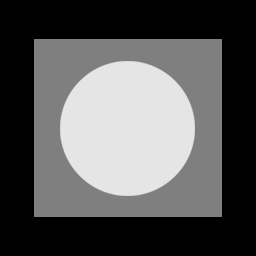
%> input picture 04 - Restauração de imagens/original_pattern.tif, 256 x 256 px
$ octave atividade7.m   (GNU Octave 9; MATLAB toolbox functions it lacks are replaced by stand-ins)
%> lines starting %> are read from the running program, lines starting %| are printed output that depends on the picture
% limpar
clear; clc; close all;
% carregar imagem original
I = imread('original_pattern.tif');
%> I is the input picture: size 256x256 uint8; min 0, max 229, mean 87.1
% exibir a imagem original
figure, imshow(I),title('Imagem original - Fig. 5.3');
% aplicar ruído gaussiano
G = imnoise(I,'gaussian',0,0.01);
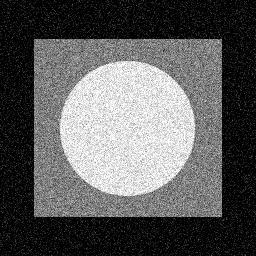
%> G: size 256x256 uint8; min 0, max 255, mean 91.5
% exibir a imagem com ruído gaussiano
figure, imshow(G,[]),title('Imagem com ruído gaussiano');
% exibir histograma da imagem com ruído gaussiano
figure, imhist(G),title('Histograma da imagem com ruído gaussiano');
%> after `title('Histograma da imagem com ruído gaussiano')`:
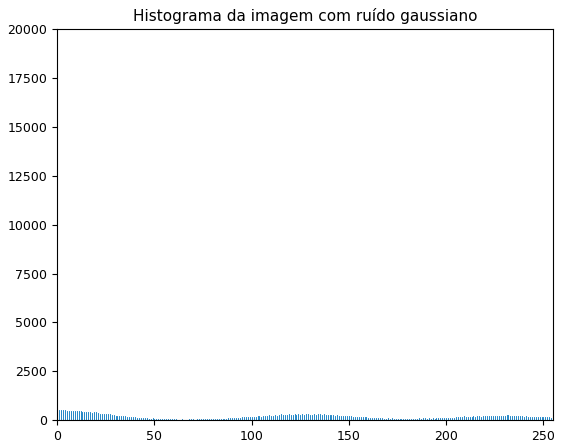
%> figure redrawn from the program's plot data; highest point at x = 0, y = 16249
% aplicar ruído sal e pimenta
G = imnoise(I,'salt & pepper',0.05);
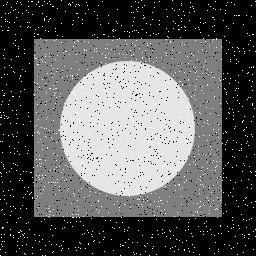
%> G: size 256x256 uint8; min 0, max 255, mean 89.1
% exibir a imagem com ruído sal e pimenta
figure, imshow(G,[]),title('Imagem com ruído sal e pimenta');
% exibir histograma da imagem com ruído gaussiano
figure, imhist(G),title('Histograma da imagem com ruído sal e pimenta');
%> after `title('Histograma da imagem com ruído sal e pimenta')`:
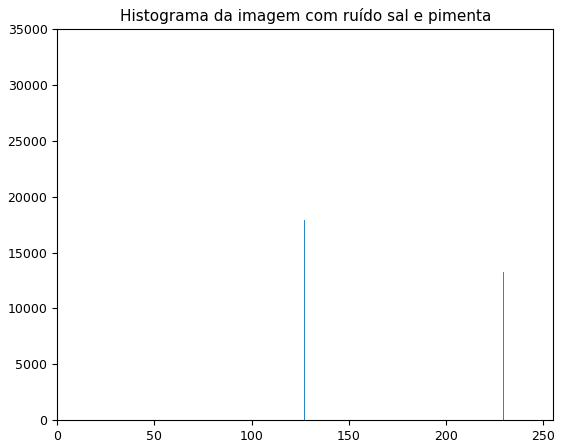
%> figure redrawn from the program's plot data; highest point at x = 0, y = 32146
